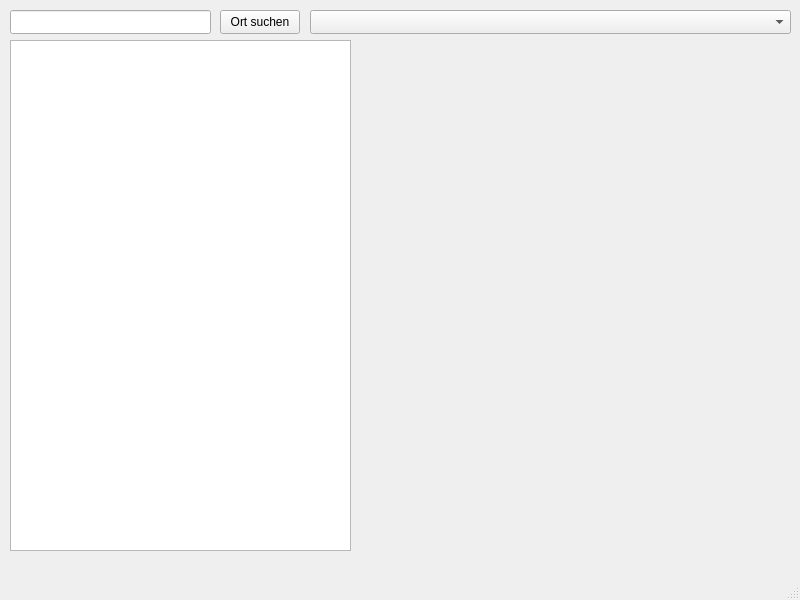
<?xml version="1.0" encoding="UTF-8"?>
<ui version="4.0">
 <class>MainWindow</class>
 <widget class="QMainWindow" name="MainWindow">
  <property name="geometry">
   <rect>
    <x>0</x>
    <y>0</y>
    <width>800</width>
    <height>600</height>
   </rect>
  </property>
  <property name="windowTitle">
   <string>MainWindow</string>
  </property>
  <widget class="QWidget" name="centralwidget">
   <widget class="QLineEdit" name="ort">
    <property name="geometry">
     <rect>
      <x>10</x>
      <y>10</y>
      <width>201</width>
      <height>24</height>
     </rect>
    </property>
   </widget>
   <widget class="QPushButton" name="suchen">
    <property name="geometry">
     <rect>
      <x>220</x>
      <y>10</y>
      <width>80</width>
      <height>24</height>
     </rect>
    </property>
    <property name="text">
     <string>Ort suchen</string>
    </property>
   </widget>
   <widget class="QComboBox" name="ortauswahl">
    <property name="geometry">
     <rect>
      <x>310</x>
      <y>10</y>
      <width>481</width>
      <height>24</height>
     </rect>
    </property>
   </widget>
   <widget class="QTableWidget" name="erdbeben">
    <property name="geometry">
     <rect>
      <x>10</x>
      <y>40</y>
      <width>341</width>
      <height>511</height>
     </rect>
    </property>
   </widget>
   <widget class="QChartView" name="graph" native="true">
    <property name="geometry">
     <rect>
      <x>360</x>
      <y>40</y>
      <width>431</width>
      <height>511</height>
     </rect>
    </property>
   </widget>
  </widget>
  <widget class="QMenuBar" name="menubar">
   <property name="geometry">
    <rect>
     <x>0</x>
     <y>0</y>
     <width>800</width>
     <height>21</height>
    </rect>
   </property>
  </widget>
  <widget class="QStatusBar" name="statusbar"/>
 </widget>
 <customwidgets>
  <customwidget>
   <class>QChartView</class>
   <extends>QWidget</extends>
   <header>qchartview.h</header>
   <container>1</container>
  </customwidget>
 </customwidgets>
 <resources/>
 <connections/>
</ui>
